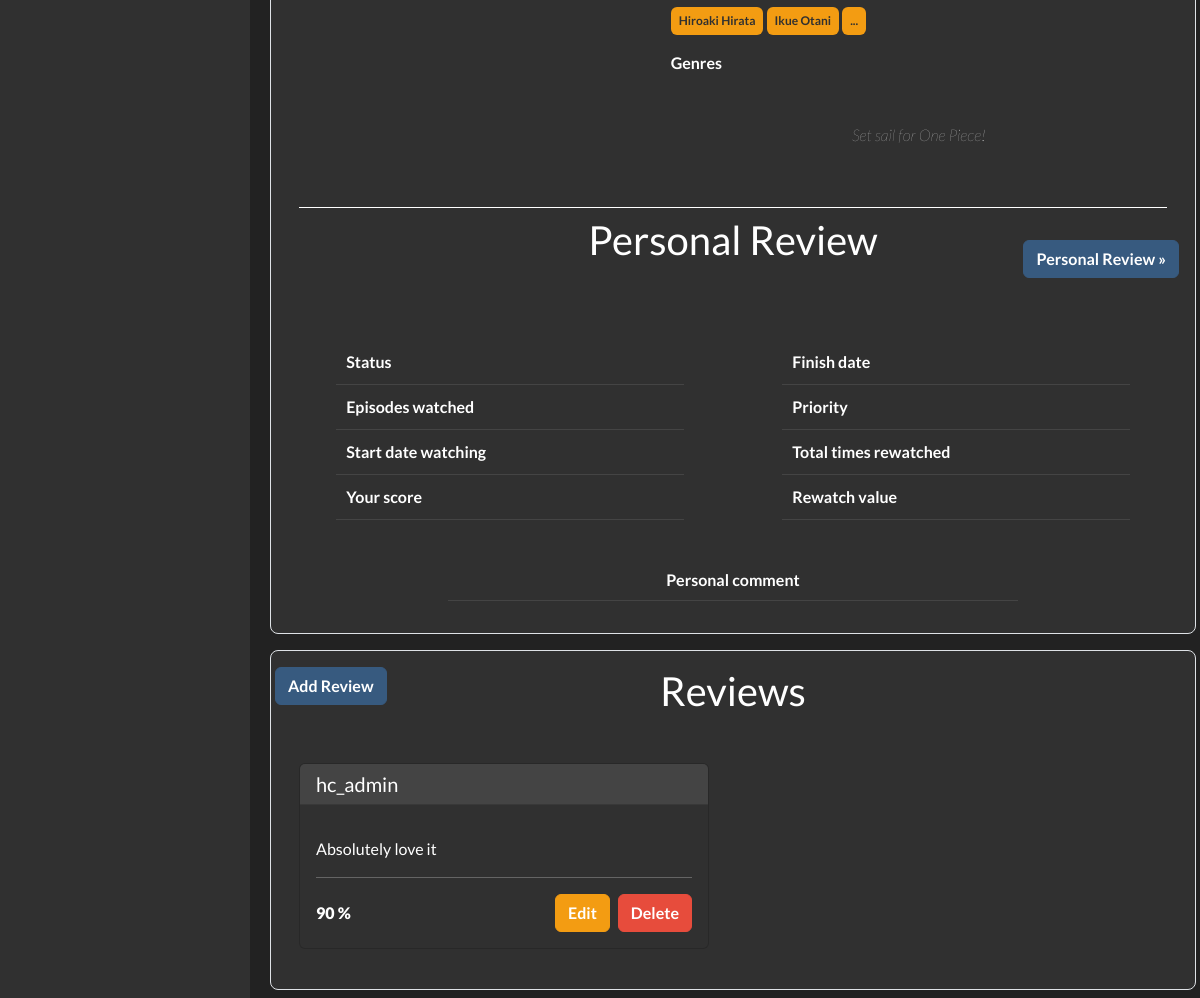
/tvshows/5/ (signed in, lower part), run on an earlier commit of the app's database.
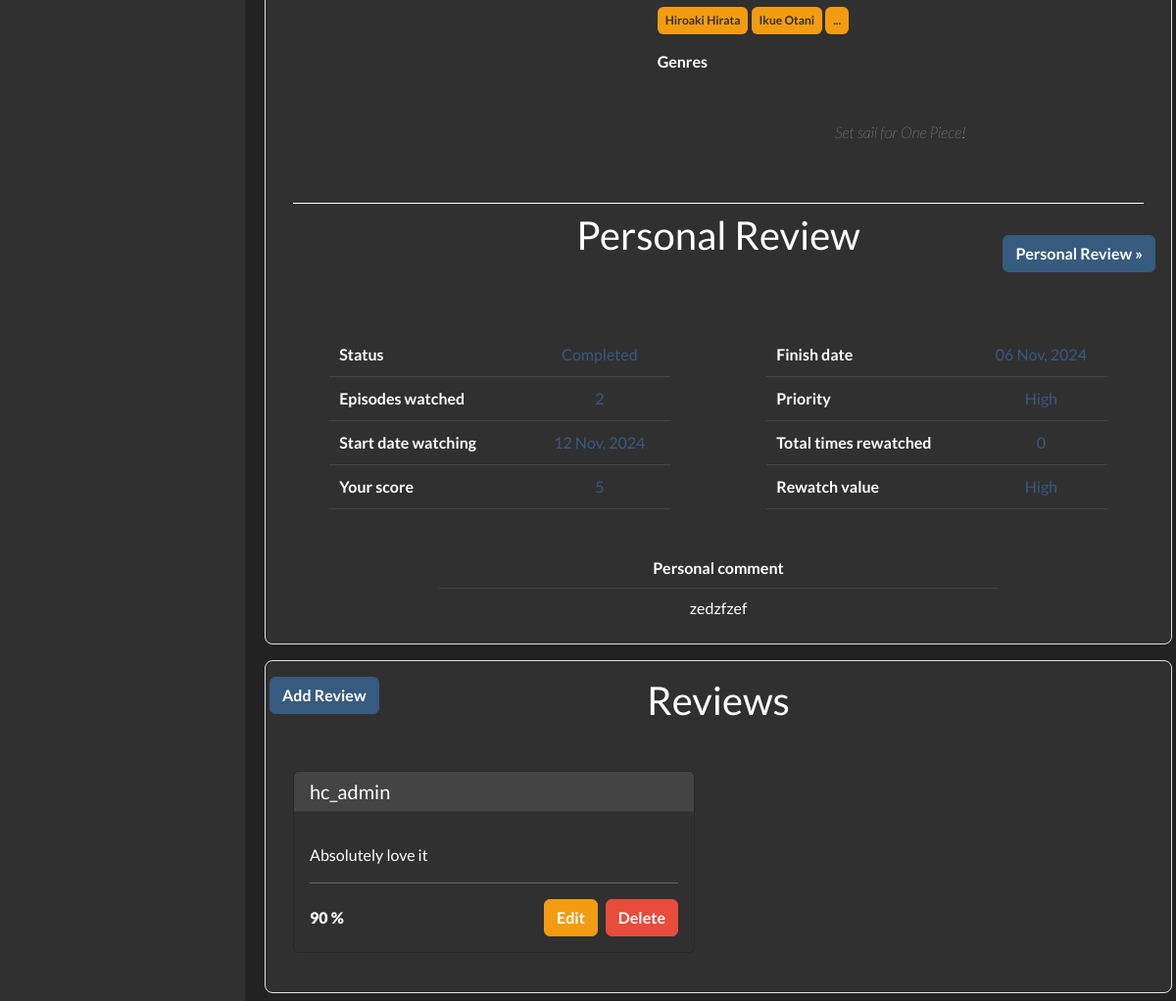
And on a later commit of the database.
### happy_cherries/models.py (models this page shows, shortened)
class CommonContent(BaseModel):
    title = models.CharField(max_length=150)
    poster_path = models.CharField(max_length=150)
    overview = models.TextField()
    cast = models.TextField()
    genre = models.CharField(max_length=300)
    tagline = models.CharField(max_length=300)
    watchlist= models.BooleanField()
    favorites = models.BooleanField()
    class Meta:
        abstract = True

class TvShow(CommonContent):
    id_tvshow = models.IntegerField()
    first_air_date = models.DateField(null=True)
    last_air_date = models.DateField(null=True)
    next_episode_to_air = models.DateField(null=True, blank=True)
    number_of_episodes = models.IntegerField()
    number_of_seasons = models.IntegerField()

class BaseModel(models.Model):
    owner = models.ForeignKey(User, on_delete=models.CASCADE)
    date_added = models.DateTimeField(auto_now_add=True)
    class Meta:
        abstract = True

class PublicReview(BaseModel):
    movie = models.ForeignKey(Movie, on_delete=models.CASCADE, blank=True, null=True)  # Can have the option to have it blank so can choose between Tvshow or Movie
    tvshow = models.ForeignKey(TvShow, on_delete=models.CASCADE, blank=True, null=True)
    score = models.PositiveIntegerField(default=50, validators=[MinValueValidator(1), MaxValueValidator(100)])
    review = models.TextField()

class ExtendedReview(BaseModel):
    STATUS_CHOICES = (
        ('Watching', 'Watching'),
        ('Completed', 'Completed'),
        ('On-hold', 'On-hold'),
        ('Dropped', 'Dropped'),
        ('Plan to watch', 'Plan to watch'),
    )
    SCORE_CHOICES = (
        (1, 'Appalling (1)'),
        (2, 'Horrible (2)'),
        (3, 'Very bad (3)'),
        (4, 'Bad (4)'),
        (5, 'Average (5)'),
        (6, 'Fine (6)'),
        (7, 'Good (7)'),
        (8, 'Very Good (8)'),
        (9, 'Great (9)'),
        (10, 'Masterpiece (10)'),
    )
    PRIORITY_CHOICES = (
        ('Low', 'Low'),
        ('Medium', 'Medium'),
        ('High', 'High'),
    )
    REWATCH_CHOICES = (
        ('Very Low', 'Very Low'),
        ('Low', 'Low'),
        ('Medium', 'Medium'),
        ('High', 'High'),
        ('Very High', 'Very High'),
    )
    status = models.CharField(choices=STATUS_CHOICES, max_length=13, null=True, blank=True)
    your_score = models.IntegerField(choices=SCORE_CHOICES, default=5, null=True, blank=True)
    priority = models.CharField(choices=PRIORITY_CHOICES, max_length=6, null=True, blank=True)
    rewatch_value = models.CharField(choices=REWATCH_CHOICES, max_length=9, null=True, blank=True)
    finish_date = models.DateField(null=True, blank=True)
    total_times_rewatched = models.IntegerField(default=0)
    comment = models.TextField(null=True, blank=True)
    class Meta:
        abstract = True

class ExtendedTvShowReview(ExtendedReview):
    tvshow = models.ForeignKey(TvShow, on_delete=models.CASCADE)
    episodes_watched = models.IntegerField()
    start_date = models.DateField(null=True, blank=True)

### happy_cherries/views.py (the view, shortened to what this page needs)
# urls.py: path('tvshows/<int:tvshow_id>/', views.tvshow, name='tvshow'),
@login_required
def tvshow(request, tvshow_id):
    tvshow = TvShow.objects.get(id=tvshow_id)
    ext_review = tvshow.extendedtvshowreview_set.first()
    check_user(request, tvshow)
    is_owner = False
    if request.user.is_authenticated:
        is_owner = True
    note = tvshow.note_set.first() # Get the latest note added
    tvshow.cast_spl, tvshow.genres_spl = tvshow.cast.split(','), tvshow.genre.split(',')
    if len(tvshow.cast_spl) > 6:
        tvshow.cast_spl = tvshow.cast_spl[0:6]
        tvshow.cast_spl.append('...')
    identical_tvshows = TvShow.objects.filter(id_tvshow=tvshow.id_tvshow)
    all_reviews = []
    all_extended_reviews = []
    for iden_tvshow in identical_tvshows:
        all_reviews.extend(iden_tvshow.publicreview_set.all())
        all_extended_reviews.extend(iden_tvshow.extendedtvshowreview_set.all())
    if all_reviews:
        total_sum = sum(review.score for review in all_reviews)
        tvshow.avg_score = round(total_sum/len(all_reviews), None)
    context = {
        'tvshow': tvshow,
        'is_owner': is_owner,
        'reviews': all_reviews,
        'extended_review': ext_review,
        'in_watchlist': tvshow.watchlist,
        'in_favorite': tvshow.favorites,
        'note': note
        }
    return render(request, 'happy_cherries/tvshow.html', context)

### happy_cherries/views.py (called while the page is built)
def check_user(request, media):
    if request.user != media.owner:
        raise Http404

### happy_cherries/templates/happy_cherries/tvshow.html (shortened to what this page needs)
{% extends "happy_cherries/base.html" %}
{% block content %}
<div class="container m-2"
    <div class="text-center mt-4">
        <div class="row justify-content-center">
            <div class="col-md-12 position-relative">
                <div class="row position-relative align-items-start text-bg-dark border rounded-3 p-3">
                    <div class="col-md-7 text-start">
                        <div class="mt-4">
                            <p>
                                {% for actor in tvshow.cast_spl %}
                                    <span class="badge bg-warning text-dark p-2 mt-2">{{ actor }}</span>
                                {% endfor %}
                            </p>
                            <p class="fw-bold">Genres</p>
                            {% if tvshow.tagline %}
                            <div class="text-center mt-5">
                                <p>
                                    <span class="fw-lighter fst-italic">{{ tvshow.tagline }}</span>
                                </p>
                            </div>
                            {% endif %}
                        </div>
                    </div>
                    <div class="col-md-12 position-relative" style="margin-top: 20px;">
                        <h2 class="text-center border-top border-white mt-4 p-2">Personal Review</h2>
                        <a class="btn btn-primary fw-bold position-absolute end-0" style="margin-top: -40px;" href="{% url "happy_cherries:create_extended_review_tvshow" tvshow.id %}">
                            Personal Review &raquo;
                        </a>
                    </div>
                    <div class="col-md-5 mx-auto">
                        <table class="table" style="margin-top: 60px;">
                            <tr>
                                <td class="bg-dark text-white text-start" style="padding: 10px;">
                                    <strong>Status</strong>
                                </td>
                                <td class="bg-dark text-primary text-center" style="padding: 10px;">
                                    {{ extended_review.status }}
                                </td>
                            </tr>
                            <tr>
                                <td class="bg-dark text-white text-start" style="padding: 10px;">
                                    <strong>Episodes watched</strong>
                                </td>
                                <td class="bg-dark text-primary text-center" style="padding: 10px;">
                                    {{ extended_review.episodes_watched }}
                                </td>
                            </tr>
                            <tr>
                                <td class="bg-dark text-white text-start" style="padding: 10px;">
                                    <strong>Start date watching</strong>
                                </td>
                                <td class="bg-dark text-primary text-center" style="padding: 10px;">
                                    {{ extended_review.start_date|date:"d M, Y" }}
                                </td>
                            </tr>
                            <tr>
                                <td class="bg-dark text-white text-start" style="padding: 10px;" >
                                    <strong>Your score</strong>
                                </td>
                                <td class="bg-dark text-primary text-center" style="padding: 10px;">
                                    {{ extended_review.your_score }}
                                </td>
                            </tr>
                        </table>
                    </div>
                    <div class="col-md-5 mx-auto">
                        <table class="table" style="margin-top: 60px;">
                            <tr>
                                <td class="bg-dark text-white text-start" style="padding: 10px;" >
                                    <strong>Finish date</strong>
                                </td>
                                <td class="bg-dark text-primary text-center" style="padding: 10px;">
                                    {{ extended_review.finish_date|date:"d M, Y" }}
                                </td>
                            </tr>
                            <tr>
                                <td class="bg-dark text-white text-start" style="padding: 10px;" >
                                    <strong>Priority</strong>
                                </td>
                                <td class="bg-dark text-primary text-center" style="padding: 10px;">
                                    {{ extended_review.priority }}
                                </td>
                            </tr>
                            <tr>
                                <td class="bg-dark text-white text-start" style="padding: 10px;" >
                                    <strong>Total times rewatched</strong>
                                </td>
                                <td class="bg-dark text-primary text-center" style="padding: 10px;">
                                    {{ extended_review.total_times_rewatched }}
                                </td>
                            </tr>
                            <tr>
                                <td class="bg-dark text-white text-start" style="padding: 10px;" >
                                    <strong>Rewatch value</strong>
                                </td>
                                <td class="bg-dark text-primary text-center" style="padding: 10px;">
                                    {{ extended_review.rewatch_value }}
                                </td>
                            </tr>
                        </table>
                    </div>
                    <div class="col-md-8 text-center mt-4 mx-auto">
                        <ul class="list-group list-group-flush">
                            <li class="list-group-item">
                                <strong>Personal comment</strong>
                            </li>
                            <li class="list-group-item">
                                    {{ extended_review.comment }}
                            </li>
                        </ul>
                    </div>
                </div>
            </div>
        </div>
    <div class="row position-relative align-items-start text-bg-dark border rounded-3 p-3 mt-3">
        <h2 class="text-center mb-4">Reviews</h2>
        <div class="position-absolute top-0 end-0 m-3">
            <a class="btn btn-primary fw-bold mx-2" href="{% url 'happy_cherries:add_review_tvshow' tvshow.id %}">Add Review</a>
        </div>
        <div class="row">
            {% for review in reviews %}
                <div class="col-md-6">
                    <section class="mx-auto my-4">
                        <div class="card position-relative">
                            <h5 class="card-header">{{ review.owner }}</h5>
                            <div class="card-body">
                                <p class="card-text">
                                    {{ review.review|linebreaks }}
                                </p>
                                <hr>
                                <div class="fw-bold d-flex align-items-center">
                                <strong>{{ review.score }} %</strong>
                                {% if request.user == review.tvshow.owner %}
                                <a class="btn btn-warning fw-bold ms-auto me-2" href="{% url 'happy_cherries:edit_review_tvshow' review.id %}">Edit</a>
                                <a class="btn btn-danger fw-bold" href="{% url 'happy_cherries:delete_review_movie' review.id %}">Delete</a>
                                {% endif %}
                                </div>
                            </div>
                        </div>
                    </section>
                </div>
            {% endfor %}
        </div>
    </div>
</div>
{% endblock content %}

### happy_cherries/templates/happy_cherries/base.html (shortened to what this page needs)
{% load django_bootstrap5 %}
<!doctype html>
<html lang="en">
<head>
    <link href="https://cdn.jsdelivr.net/npm/bootstrap@5.3.3/dist/css/bootstrap.min.css" rel="stylesheet">
    <link rel="stylesheet" href="https://cdnjs.cloudflare.com/ajax/libs/datepicker/0.6.5/datepicker.min.css"/>
    <link rel="stylesheet" type="text/css" href="https://bootswatch.com/5/darkly/bootstrap.min.css"/>
    <link href="https://cdnjs.cloudflare.com/ajax/libs/bootstrap-icons/1.11.3/font/bootstrap-icons.min.css" rel="stylesheet">
</head>
<body>
    <div class="container-fluid">
        <div class="row">
            <div class="col-auto sidebar-next px-0 bg-dark">
            </div>
            <div id="content" class="col content-area px-0">
                <main role="main" class="container-xxl">
                    <div>
                        {% block content %}{% endblock content %}
                    </div>
                </main>
            </div>
        </div>
    </div>
</body>
</html>

### happy_cherries/templates/happy_cherries/base.html (style rules this page uses)
.sidebar-next { position: fixed; top: 0; bottom: 0; left: 0; width: 250px; background-color: #343a40; padding-top: 20px; }
#content { margin-left: 250px; width: calc(100% - 250px); transition: margin-left 0.3s ease; }

What changed in the data, as far as the page shows it:
added ExtendedTvShowReview: status "Completed", episodes_watched "2", start_date "12 Nov, 2024", your_score "5", finish_date "06 Nov, 2024", priority "High", total_times_rewatched "0", rewatch_value "High", comment "zedzfzef"
